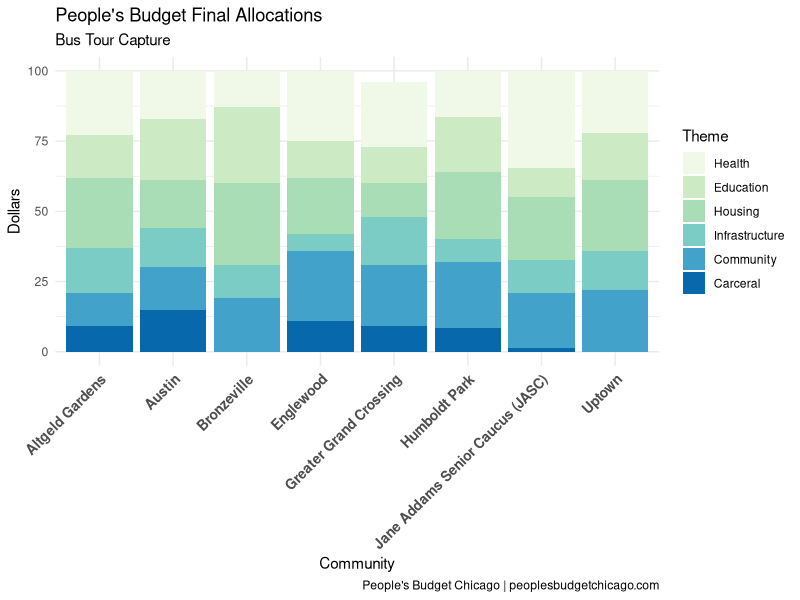

R code for this plot:
## ---- chunk 1
knitr::opts_chunk$set(echo = TRUE)
library(kableExtra)
library(RColorBrewer)
library(tidyverse)
library(reshape)

bustour = read.csv('bustour_allocations.csv')
## ---- chunk 2
kbl(bustour) %>%
  kable_styling(bootstrap_options = c("striped", "hover"))


## ---- chunk 3
##pivot data for bar graph
melt_bustour <- melt(bustour, id=c("Location", "Notes"))
colnames(melt_bustour) = c("Location", "Notes", "Theme", "Dollars")



ggplot(melt_bustour, aes(fill=Theme, y=Dollars, x=Location)) + 
    geom_bar(position="stack", stat="identity") + 
  theme_minimal() + scale_fill_brewer(palette= 4) +
  labs(title = "People's Budget Final Allocations",
       subtitle = "Bus Tour Capture",
       caption = "People's Budget Chicago | peoplesbudgetchicago.com",
       x = "Community") +
  theme(axis.text.x = element_text(face = "bold", 
                           size = 10, angle = 45, hjust = 1))
